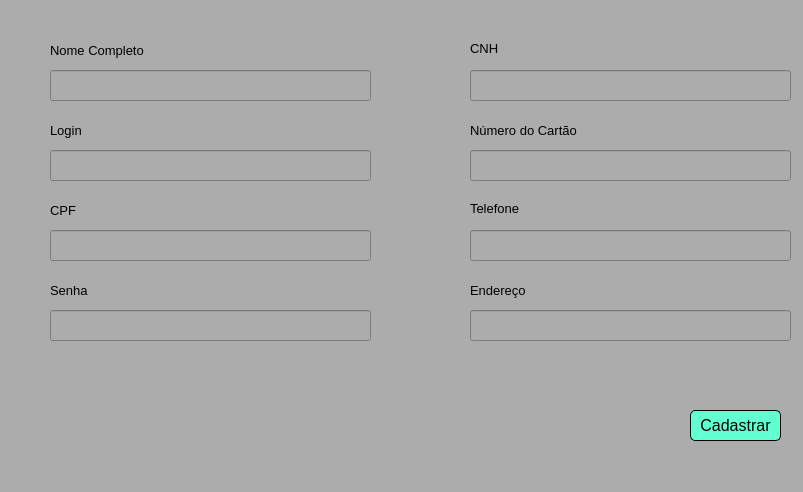
<?xml version="1.0" encoding="UTF-8"?>
<ui version="4.0">
 <class>MainWindow</class>
 <widget class="QMainWindow" name="MainWindow">
  <property name="geometry">
   <rect>
    <x>0</x>
    <y>0</y>
    <width>803</width>
    <height>492</height>
   </rect>
  </property>
  <property name="windowTitle">
   <string>MainWindow</string>
  </property>
  <property name="styleSheet">
   <string notr="true">background-color: rgb(172, 172, 172);</string>
  </property>
  <widget class="QWidget" name="centralwidget">
   <widget class="QLabel" name="label">
    <property name="geometry">
     <rect>
      <x>50</x>
      <y>40</y>
      <width>101</width>
      <height>21</height>
     </rect>
    </property>
    <property name="font">
     <font>
      <pointsize>10</pointsize>
     </font>
    </property>
    <property name="text">
     <string>Nome Completo</string>
    </property>
   </widget>
   <widget class="QLineEdit" name="lineEdit">
    <property name="geometry">
     <rect>
      <x>50</x>
      <y>70</y>
      <width>321</width>
      <height>31</height>
     </rect>
    </property>
    <property name="text">
     <string/>
    </property>
   </widget>
   <widget class="QLabel" name="label_2">
    <property name="geometry">
     <rect>
      <x>50</x>
      <y>120</y>
      <width>47</width>
      <height>21</height>
     </rect>
    </property>
    <property name="font">
     <font>
      <pointsize>10</pointsize>
     </font>
    </property>
    <property name="text">
     <string>Login</string>
    </property>
   </widget>
   <widget class="QLineEdit" name="lineEdit_2">
    <property name="geometry">
     <rect>
      <x>50</x>
      <y>150</y>
      <width>321</width>
      <height>31</height>
     </rect>
    </property>
    <property name="text">
     <string/>
    </property>
   </widget>
   <widget class="QLabel" name="label_3">
    <property name="geometry">
     <rect>
      <x>50</x>
      <y>200</y>
      <width>61</width>
      <height>21</height>
     </rect>
    </property>
    <property name="font">
     <font>
      <pointsize>10</pointsize>
     </font>
    </property>
    <property name="text">
     <string>CPF</string>
    </property>
   </widget>
   <widget class="QLineEdit" name="lineEdit_3">
    <property name="geometry">
     <rect>
      <x>50</x>
      <y>230</y>
      <width>321</width>
      <height>31</height>
     </rect>
    </property>
    <property name="text">
     <string/>
    </property>
   </widget>
   <widget class="QLabel" name="label_4">
    <property name="geometry">
     <rect>
      <x>50</x>
      <y>280</y>
      <width>47</width>
      <height>21</height>
     </rect>
    </property>
    <property name="font">
     <font>
      <pointsize>10</pointsize>
     </font>
    </property>
    <property name="text">
     <string>Senha</string>
    </property>
   </widget>
   <widget class="QLineEdit" name="lineEdit_4">
    <property name="geometry">
     <rect>
      <x>50</x>
      <y>310</y>
      <width>321</width>
      <height>31</height>
     </rect>
    </property>
    <property name="text">
     <string/>
    </property>
   </widget>
   <widget class="QPushButton" name="pushButton">
    <property name="geometry">
     <rect>
      <x>690</x>
      <y>410</y>
      <width>91</width>
      <height>31</height>
     </rect>
    </property>
    <property name="font">
     <font>
      <family>Arial</family>
      <pointsize>12</pointsize>
     </font>
    </property>
    <property name="styleSheet">
     <string notr="true">background-color: rgb(98, 255, 208);
border-radius: 5px;
border-style: outset;
border-width: 1px;
border-color: black;</string>
    </property>
    <property name="text">
     <string>Cadastrar</string>
    </property>
   </widget>
   <widget class="QLineEdit" name="lineEdit_5">
    <property name="geometry">
     <rect>
      <x>470</x>
      <y>70</y>
      <width>321</width>
      <height>31</height>
     </rect>
    </property>
    <property name="text">
     <string/>
    </property>
   </widget>
   <widget class="QLineEdit" name="lineEdit_6">
    <property name="geometry">
     <rect>
      <x>470</x>
      <y>150</y>
      <width>321</width>
      <height>31</height>
     </rect>
    </property>
    <property name="text">
     <string/>
    </property>
   </widget>
   <widget class="QLineEdit" name="lineEdit_7">
    <property name="geometry">
     <rect>
      <x>470</x>
      <y>230</y>
      <width>321</width>
      <height>31</height>
     </rect>
    </property>
    <property name="text">
     <string/>
    </property>
   </widget>
   <widget class="QLabel" name="label_5">
    <property name="geometry">
     <rect>
      <x>470</x>
      <y>40</y>
      <width>47</width>
      <height>16</height>
     </rect>
    </property>
    <property name="font">
     <font>
      <pointsize>10</pointsize>
     </font>
    </property>
    <property name="text">
     <string>CNH</string>
    </property>
   </widget>
   <widget class="QLabel" name="label_6">
    <property name="geometry">
     <rect>
      <x>470</x>
      <y>120</y>
      <width>111</width>
      <height>21</height>
     </rect>
    </property>
    <property name="font">
     <font>
      <pointsize>10</pointsize>
     </font>
    </property>
    <property name="text">
     <string>Número do Cartão</string>
    </property>
   </widget>
   <widget class="QLabel" name="label_7">
    <property name="geometry">
     <rect>
      <x>470</x>
      <y>200</y>
      <width>51</width>
      <height>16</height>
     </rect>
    </property>
    <property name="font">
     <font>
      <pointsize>10</pointsize>
     </font>
    </property>
    <property name="text">
     <string>Telefone</string>
    </property>
   </widget>
   <widget class="QLineEdit" name="lineEdit_8">
    <property name="geometry">
     <rect>
      <x>470</x>
      <y>310</y>
      <width>321</width>
      <height>31</height>
     </rect>
    </property>
    <property name="text">
     <string/>
    </property>
   </widget>
   <widget class="QLabel" name="label_8">
    <property name="geometry">
     <rect>
      <x>470</x>
      <y>280</y>
      <width>71</width>
      <height>21</height>
     </rect>
    </property>
    <property name="font">
     <font>
      <pointsize>10</pointsize>
     </font>
    </property>
    <property name="text">
     <string>Endereço</string>
    </property>
   </widget>
  </widget>
  <widget class="QMenuBar" name="menubar">
   <property name="geometry">
    <rect>
     <x>0</x>
     <y>0</y>
     <width>803</width>
     <height>21</height>
    </rect>
   </property>
  </widget>
  <widget class="QStatusBar" name="statusbar"/>
 </widget>
 <resources/>
 <connections/>
</ui>
